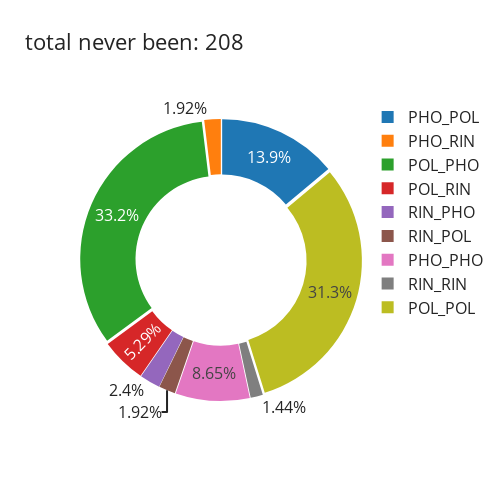

Notebook code cell kept with this figure:
### Code cell
figu_muts_and_clusters = go.Figure(data = go.Pie(labels = list(muts_never.keys()), 
    values = list(muts_never.values()),
    hole=0.6, pull=0.02, sort=False))
    
# figu_muts_and_clusters.update_traces(marker={'colors': ['BurlyWood', 'Brown', 'DarkMagenta',
#     'DarkGoldenRod', 'Bisque']})

figu_muts_and_clusters.update_layout(annotations=[dict(
    text='', x=0.5, y=0.5, font_size=16, showarrow=False)],
    width=500, height=500, font_size=16,
    title = f"total never been: {sum(muts_never.values())}")

### Figure 1 — Plotly figure (JSON) as saved in the notebook; plotly's stock layout.template omitted (floating-point values rounded to 4 significant figures)
{"data": [{"hole": 0.6, "labels": ["PHO_POL", "PHO_RIN", "POL_PHO", "POL_RIN", "RIN_PHO", "RIN_POL", "PHO_PHO", "RIN_RIN", "POL_POL"], "pull": 0.02, "sort": false, "type": "pie", "values": [29, 4, 69, 11, 5, 4, 18, 3, 65]}], "layout": {"annotations": [{"font": {"size": 16}, "showarrow": false, "text": "", "x": 0.5, "y": 0.5}], "font": {"size": 16}, "height": 500, "title": {"text": "total never been: 208"}, "width": 500}}
